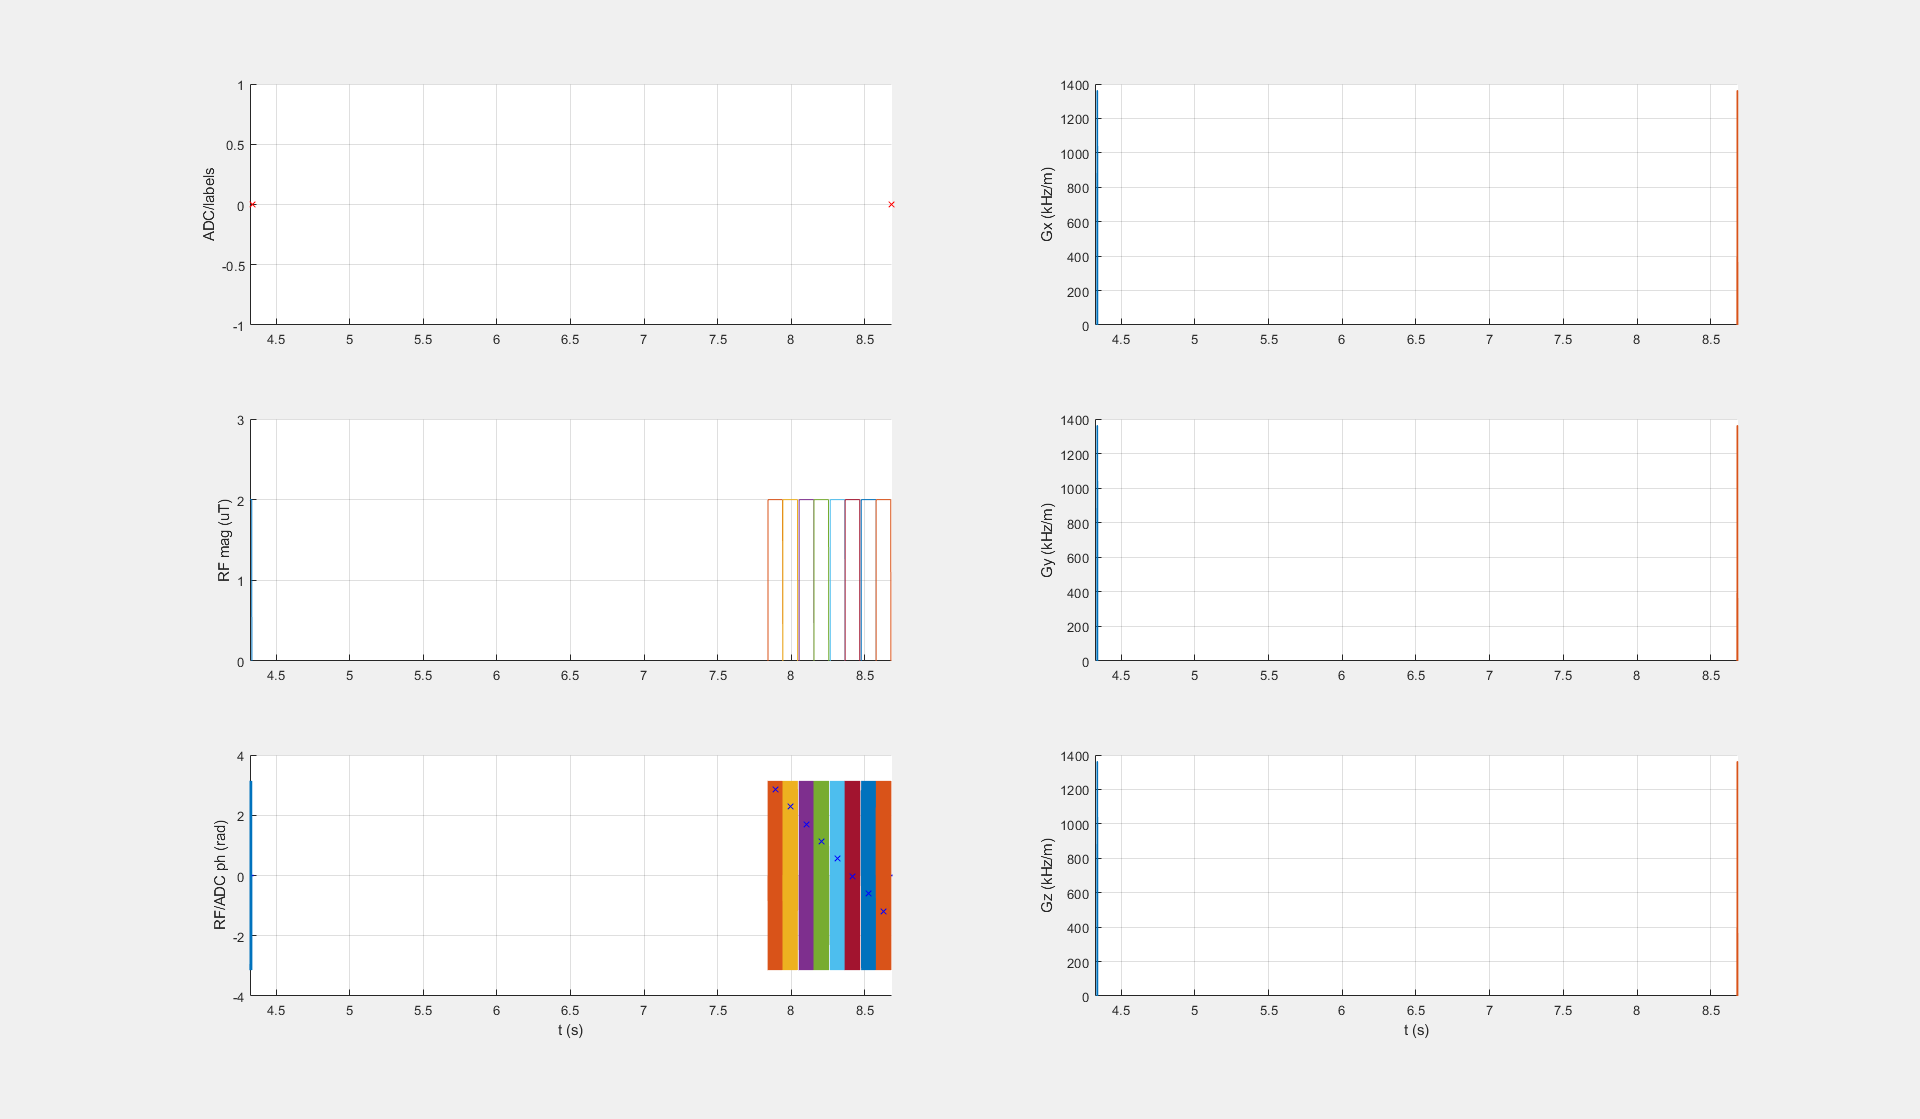

Generate this figure with Python:
# APTw_3T_003_2uT_8block_DC95_834ms_braintumor
# Creates a sequence file for an APTw protocol with block pulses, ~95% DC and t_sat of 833 ms
#
# Patrick Schuenke 2020
# patrick.schuenke@ptb.de

import os
import numpy as np
from pypulseq.Sequence.sequence import Sequence
from pypulseq.make_adc import make_adc
from pypulseq.make_delay import make_delay
from pypulseq.make_trap_pulse import make_trapezoid
from pypulseq.make_block_pulse import make_block_pulse
from pypulseq.opts import Opts
from bmctool.utils.pulses.calc_power_equivalents import calc_power_equivalent
from bmctool.utils.seq.write import write_seq

# get id of generation file
seqid = os.path.splitext(os.path.basename(__file__))[0]

# general settings
author = 'Patrick Schuenke'
plot_sequence = False  # plot preparation block?
convert_to_1_3 = False  # convert seq-file to a version 1.3 file? Needed for pypulseq < v1.3.1 only!

# sequence definitions (everything in seq_defs will be written to definitions of the .seq-file)
b1: float = 2.0  # B1 peak amplitude [µT] (the cw power equivalent will be calculated and written to seq_defs below)
seq_defs:dict = {}
seq_defs['b0'] = 3  # B0 [T]
seq_defs['n_pulses'] = 8  # number of pulses  #
seq_defs['tp'] = 100e-3  # pulse duration [s]
seq_defs['td'] = np.array([1e-3, 10e-3])  # interpulse delay [s]
seq_defs['trec'] = 3.5  # recovery time [s]
seq_defs['trec_m0'] = 3.5  # recovery time before M0 [s]
seq_defs['m0_offset'] = -1560  # m0 offset [ppm]
seq_defs['offsets_ppm'] = np.append(seq_defs['m0_offset'], np.linspace(-4, 4, 33))  # offset vector [ppm]

seq_defs['dcsat'] = (2 * seq_defs['tp']) / (2 * seq_defs['tp'] + np.sum(seq_defs['td']))  # duty cycle
seq_defs['num_meas'] = seq_defs['offsets_ppm'].size  # number of repetition
seq_defs['tsat'] = seq_defs['n_pulses']/2 * (seq_defs['tp'] + seq_defs['td'][0]) +\
                   seq_defs['n_pulses']/2 * (seq_defs['tp'] + seq_defs['td'][1]) -\
                   seq_defs['td'][1]  # saturation time [s]
seq_defs['seq_id_string'] = seqid  # unique seq id

seq_filename = seq_defs['seq_id_string'] + '.seq'

# scanner limits
sys = Opts(max_grad=40, grad_unit='mT/m', max_slew=130, slew_unit='T/m/s',
           rf_ringdown_time=30e-6, rf_dead_time=100e-6, rf_raster_time=1e-6)

gamma_hz = 42.5764

# ===========
# PREPARATION
# ===========

# spoiler
spoil_amp = 0.8 * sys.max_grad  # Hz/m
rise_time = 1.0e-3  # spoiler rise time in seconds
spoil_dur = 6.5e-3  # complete spoiler duration in seconds

gx_spoil, gy_spoil, gz_spoil = [make_trapezoid(channel=c, system=sys, amplitude=spoil_amp, duration=spoil_dur,
                                               rise_time=rise_time) for c in ['x', 'y', 'z']]

# RF pulses
flip_angle_sat = b1 * gamma_hz * 2 * np.pi * seq_defs['tp']
sat_pulse = make_block_pulse(flip_angle=flip_angle_sat, duration=seq_defs['tp'], system=sys)

seq_defs['b1cwpe'] = calc_power_equivalent(rf_pulse=sat_pulse, tp=seq_defs['tp'],
                                           td=np.sum(seq_defs['td'])/2, gamma_hz=gamma_hz)

# ADC events
pseudo_adc = make_adc(num_samples=1, duration=1e-3)  # (not played out; just used to split measurements)

# DELAYS
post_spoil_delay = make_delay(50e-6)
td1_delay = make_delay(seq_defs['td'][0])
td2_delay = make_delay(seq_defs['td'][1])
trec_delay = make_delay(seq_defs['trec'])
m0_delay = make_delay(seq_defs['trec_m0'])

# Sequence object
seq = Sequence()

# ===
# RUN
# ===

offsets_hz = seq_defs['offsets_ppm'] * gamma_hz * seq_defs['b0']  # convert from ppm to Hz

for m, offset in enumerate(offsets_hz):
    # print progress/offset
    print(f' {m + 1} / {len(offsets_hz)} : offset {offset}')

    # reset accumulated phase
    accum_phase = 0

    # add delay
    if offset == seq_defs['m0_offset'] * gamma_hz * seq_defs['b0']:
        if seq_defs['trec_m0'] > 0:
            seq.add_block(m0_delay)
    else:
        if seq_defs['trec'] > 0:
            seq.add_block(trec_delay)

    # set sat_pulse
    sat_pulse.freq_offset = offset
    for n in range(seq_defs['n_pulses']):
        sat_pulse.phase_offset = accum_phase % (2 * np.pi)
        seq.add_block(sat_pulse)
        accum_phase = (accum_phase + offset * 2 * np.pi * np.sum(np.abs(sat_pulse.signal) > 0) * 1e-6) % (2 * np.pi)
        if n < seq_defs['n_pulses']-1:
            if n % 2 == 0:  # note that MATLAB starts with n=1 and python with n=0
                seq.add_block(td1_delay)
            else:
                seq.add_block(td2_delay)

    seq.add_block(gx_spoil, gy_spoil, gz_spoil)
    seq.add_block(pseudo_adc)

write_seq(seq=seq,
          seq_defs=seq_defs,
          filename=seqid+'.seq',
          author=author,
          use_matlab_names=True,
          convert_to_1_3=convert_to_1_3)

# plot the sequence
if plot_sequence:
    seq.plot(time_range=[0, seq_defs['trec_m0']+seq_defs['tsat']])  # to plot all offsets, remove time_range argument
